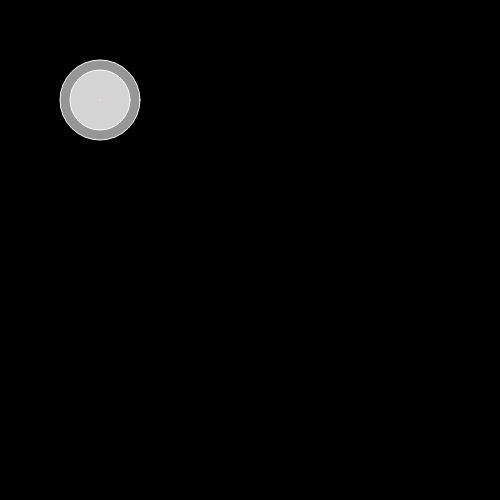
Frame 1 (no input)
Frame 60 (no input): identical to frame 1, image omitted
Frame 120 (the mouse pressed at the canvas centre since frame 60): identical to frame 1, image omitted

The p5.js sketch that drew this single still picture (run headless with seeded random() and noise() and a simulated clock; from frame 60 on, the mouse is pressed at the canvas centre):

// p5.js sketch
// ── sketch.js
let ballA, ballB;
let springAB;

function setup() {
  createCanvas(500, 500);
  background(0);

  ballA = new Ball(100, 100, 30);
  ballB = new Ball(100, 100, 40);

  springAB = new Spring(ballA, ballB, 50);

}

function draw() {
  background(0);

  springAB.update();
  springAB.display();

  ballA.drag();
  ballA.update();
  ballA.display();

  ballB.drag();
  ballB.update();
  ballB.display();


}

class Ball{
  constructor(x,y,m){
    this.pos = createVector(x,y);
    this.vel = createVector();
    this.acc = createVector();
    this.mass = m;
    this.rad = m;
    this.damping = 0.98; //0.9 ~ 0.98

  }
  update(){
    this.vel.add(this.acc);
    this.pos.add(this.vel);
    this.acc.mult(0);

    this.vel.mult(this.damping)
  }
  applyForce(f){
    let force = f.copy();
    force.div(this.mass);
    this.acc.add(force);
  }
  display(){
    push();
    fill(255,150);
    stroke(255);
    ellipse(this.pos.x,this.pos.y, this.rad*2,this.rad*2);
    pop();
  }
  drag(){
    let distance = dist(mouseX, mouseY, this.pos.x, this.pos.y);
    if(mouseIsPressed && distance < this.rad){
      this.pos.x = mouseX;
      this.pos.y = mouseY;
    }
  }
}


class Spring{
  constructor(a,b,len){ //when constrcting a spring, needs two ball and length
    this.ballA = a;
    this.ballB = b;
    this.len = len;
    this.k = 0.2;
  }
  update(){
    let vector = p5.Vector.sub(this.ballA.pos, this.ballB.pos);
    let distance = vector.mag();
    let direction = vector.copy().normalize();
    let stretch = distance - this.len;


    //hooke's law
    let mag = -1 * this.k * stretch;
    let force = direction.copy();
    force.mult(mag);
    this.ballA.applyForce(force);
    force.mult(-1);
    this.ballB.applyForce(force)
  }
  display(){
    push();
    stroke(255, 0, 0)
    strokeWeight(2)
    line(this.ballA.pos.x, this.ballA.pos.y, this.ballB.pos.x, this.ballB.pos.y);
    pop();
  }
}
